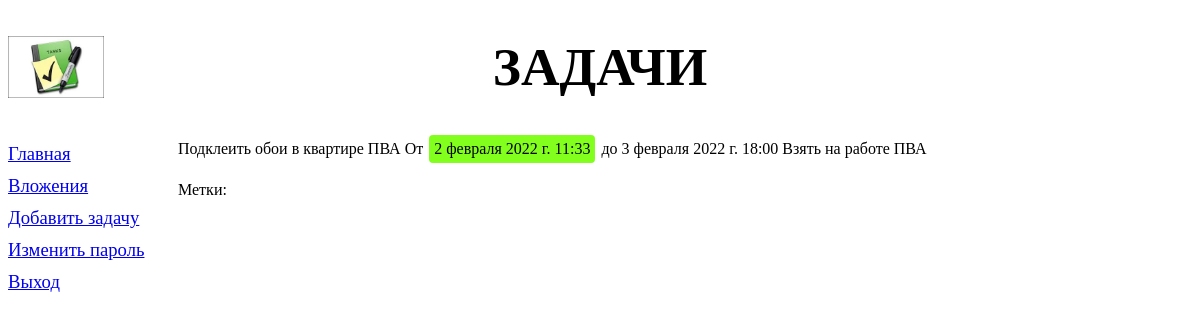
Page /task/2/ (signed in) on the earlier database version.
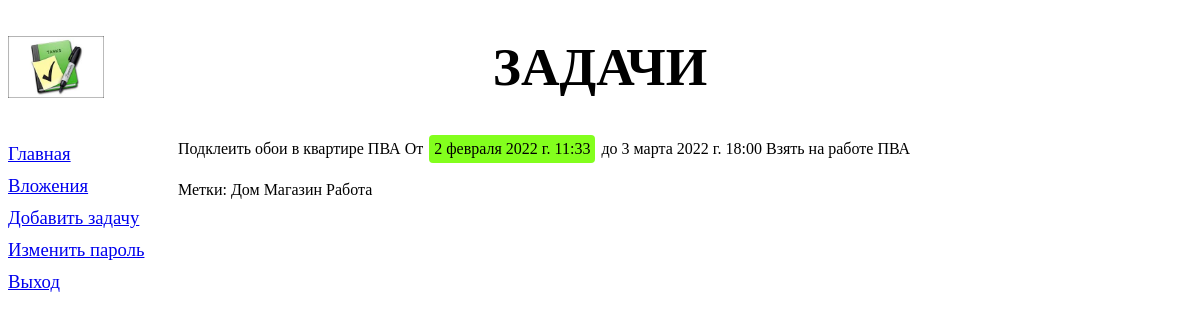
Same page on the later database version.
### tasks/models.py (models this page shows, shortened)
class Task(models.Model):
    class Repeat(models.IntegerChoices):
        NO_REPEAT = 0, 'Без повтора'
        EVERYDAY = 1, 'Ежедневно'
        EVERYWEEK = 2, 'Еженедельно'
        EVERYMONTH = 3, 'Ежемесячно'
        __empty__ = 'Выберите режим повтора'
    task = models.CharField(max_length=250, verbose_name='Задача')
    start = models.DateTimeField(verbose_name='Начало', null=True, blank=True)
    end = models.DateTimeField(verbose_name='Окончание', null=True, blank=True)
    repeat_mode = models.IntegerField(verbose_name='Режим повторения', null=True, blank=True,
                                      default=Repeat.NO_REPEAT, choices=Repeat.choices)
    priority = models.BooleanField(verbose_name='Важная')
    comment = models.CharField(max_length=250, verbose_name='Комментарий', null=True, blank=True)
    duration = models.FloatField(verbose_name='Трудоёмкость', null=True, blank=True)
    hard = models.BooleanField(verbose_name='Жёсткая')
    progress = models.IntegerField(verbose_name='Прогресс выполнения', null=True, blank=True)
    label = models.ManyToManyField('Label', blank=True, null=True,verbose_name='Метка')
    attachment = models.ManyToManyField('Attachment', blank=True, null=True, verbose_name='Вложение')
    user = models.ForeignKey(User, on_delete=models.SET_NULL, null=True, blank=True)
    class Meta:
        verbose_name_plural = 'Задачи'
        verbose_name = 'Задача'
        ordering = ['start']

class Label(models.Model):
    label = models.CharField(max_length=30, verbose_name='Метка')
    class Meta:
        verbose_name_plural = 'Метки'
        verbose_name = 'Метка'
        ordering = ['label']

### tasks/views.py (the view)
# urls.py: path('task/<int:pk>/', TaskDetaiView.as_view(), name='detail'),
class TaskDetaiView(LoginRequiredMixin, DetailView):
    model = Task
    template_name = 'tasks/detail.html'

### tasks/templates/tasks/detail.html
{% extends "layout/basic.html" %}
{% block content %}
    <div>
        <p> {{ object.task }} От <a class="datetime">{{ object.start }}</a> до {{ object.end }} {{ object.comment }}</p>
        <p>Метки:
        {% for lbl in object.label.all %}
            <a>{{ lbl.label }}</a>
        {% endfor %}
        </p>
    </div>
{% endblock %}

### tasks/templates/layout/basic.html (shortened to what this page needs)
{% load static %}
<!DOCTYPE html>
<html lang="en">
<head>
    <link rel="stylesheet" type="text/css" href="{% static 'tasks/style.css' %}">
</head>
<body>
    <header>
      <h1>Задачи</h1>
    </header>
    <nav>
      <a href="{% url 'index' %}">Главная</a>
      <a href="{% url 'attachment' %}">Вложения</a>
      <a href="{% url 'add' %}">Добавить задачу</a>
        <a href="{% url 'password_change' %}">Изменить пароль</a>
        <a href="{% url 'logout' %}">Выход</a>
    </nav>
    <section>
      {% block content %}
      {% endblock %}
    </section>
</body>
</html>

### tasks/static/tasks/style.css (style rules this page uses)
header h1 { font-size: 40pt; text-transform: uppercase; text-align: center; background: url("bg.jpg") left / auto 100% no-repeat; }
nav { font-size: 14pt; width: 150px; float: left; }
nav a { display: block; margin: 10px 0px; }
section { margin-left: 170px; }
.datetime { background-color: #83ff1d; border: 1; border-radius: 4px; border-color: #0; border-width: 1px; color: black; padding: 5px; text-align: center; text-decoration: none; display: inline-block; font-size: 16px; margin: 2px 2px; }

Differences in the rows shown:
changed Task "Подклеить обои в квартире ПВА": end "3 февраля 2022 г. 18:00" → "3 марта 2022 г. 18:00"
added Label: label "Дом"
added Label: label "Магазин"
added Label: label "Работа"
